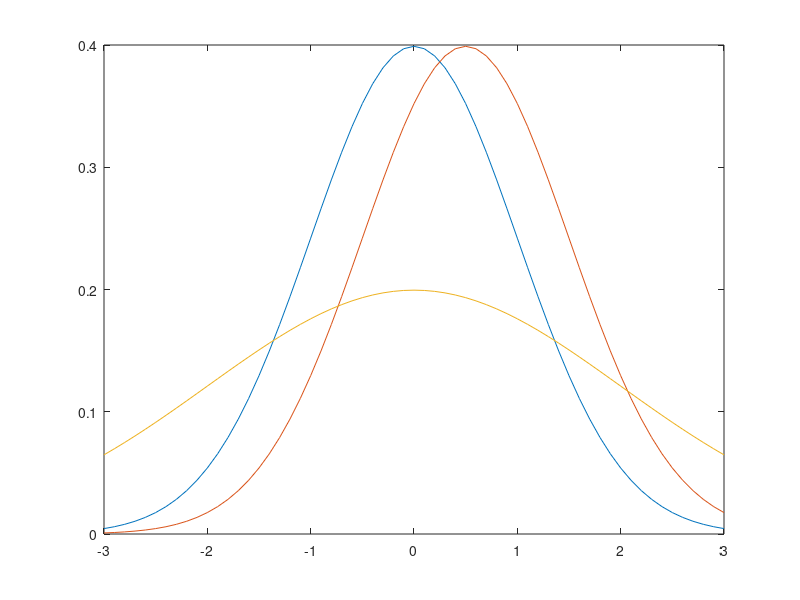

Write MATLAB code to recreate this figure.
x =  [2,3,4,5,6,7,8,9,10,11,12];
px = [1,2,3,4,5,6,5,4,3 ,2 ,1 ];

expected_value = sum(x.*(px./sum(px)));

((36-px(4-1))/36)^5

(sum(px(rem(x, 2) == 0))/36)^5

'Part d'
x = [-3:.1:3];
norm = normpdf(x, 0, 1);

plot(x, norm);

hold on;

norm = normpdf(x, 0.5, 1);
plot(x, norm);

norm = normpdf(x, 0, 2);
plot(x, norm);

pause;

close all;